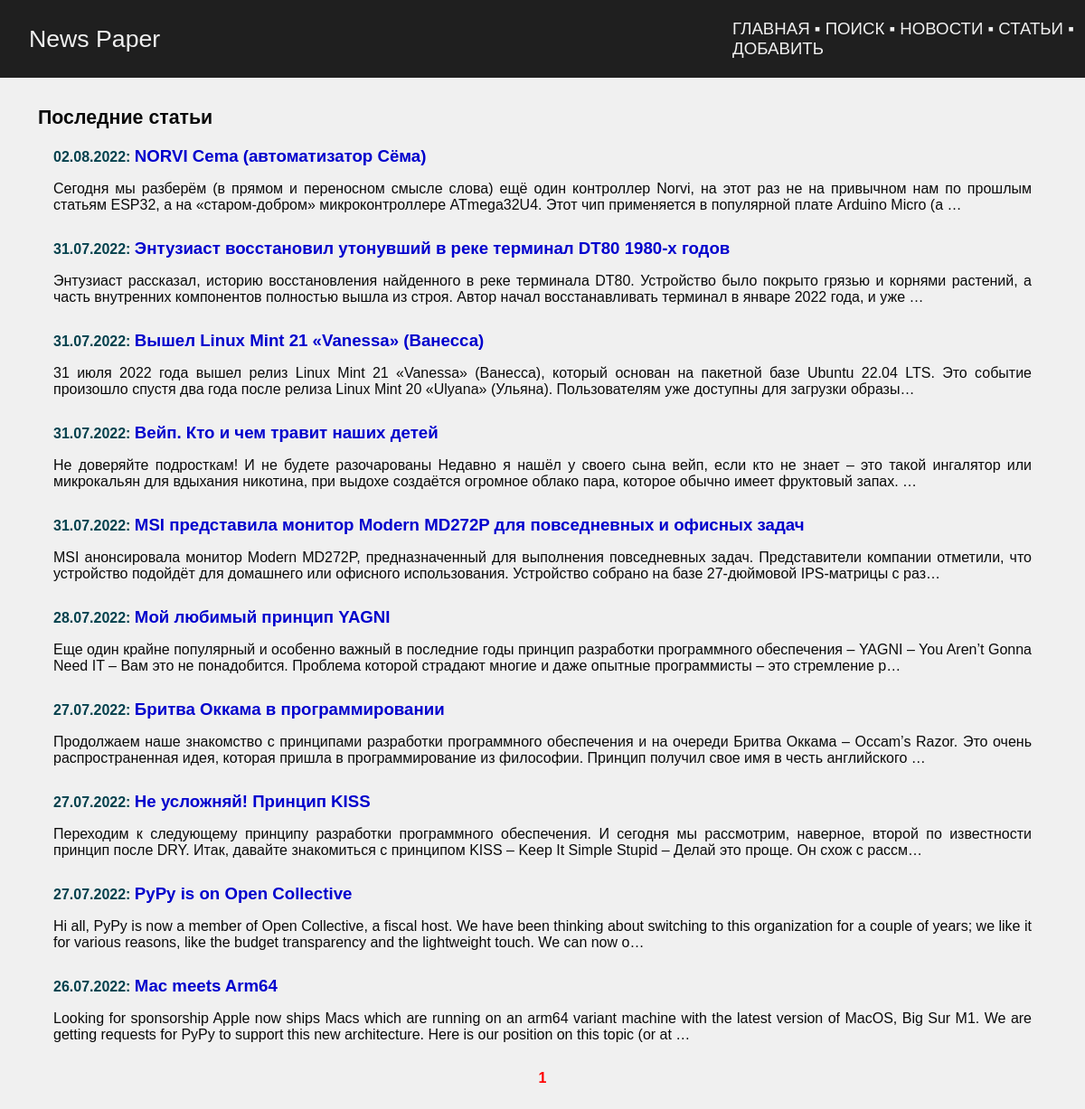
The app's page /articles/, older data.
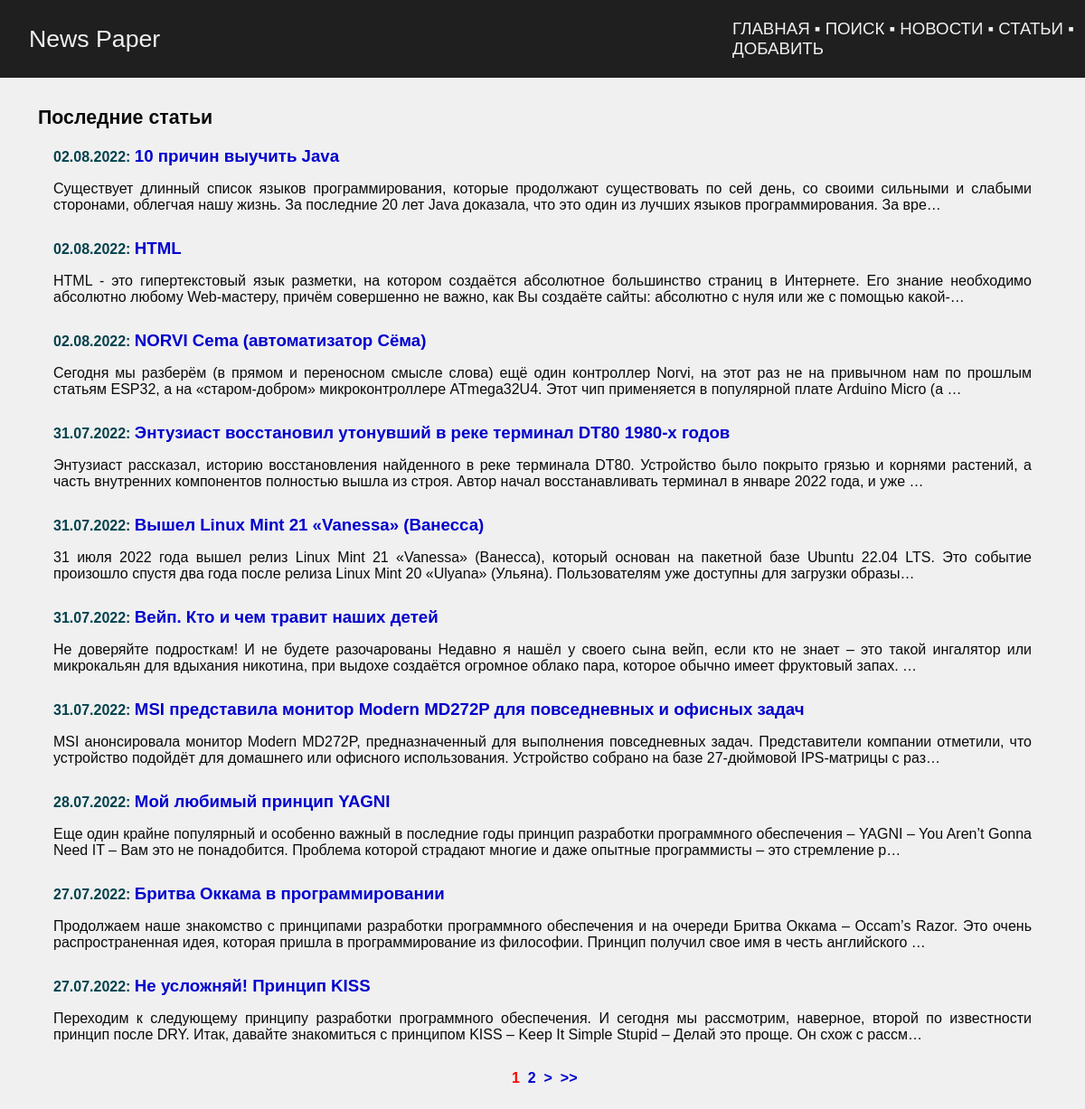
The same page, newer data.
### news/models.py (models this page shows, shortened)
class Post(models.Model):
    author_post = models.ForeignKey(
        Author, on_delete=models.CASCADE, verbose_name='Автор',
    )
    ARTICLE = 'ART'
    NEWS = 'NWS'
    CHOICE_CAT = [
        (ARTICLE, 'Статья'),
        (NEWS, 'Новость'),
    ]
    type_cat = models.CharField(
        max_length=3, choices=CHOICE_CAT, default=ARTICLE,
        verbose_name='Тип контента',
    )
    date_pub = models.DateTimeField(
        auto_now_add=True, verbose_name='Дата публикации',
    )
    post_cat = models.ManyToManyField(
        Category, through='PostCategory', verbose_name='Категория',
    )
    name = models.CharField(
        max_length=128,
        verbose_name='Название',
    )
    content = models.TextField(
        verbose_name='Контент',
    )
    content_rate = models.SmallIntegerField(
        default=0,
        verbose_name='Рейтинг',
    )
    class Meta:
        verbose_name = 'Пост'
        verbose_name_plural = 'Посты'

### news/views.py (the view)
# urls.py: path('articles/', ArticlesView.as_view(), name='articles'),
class ArticlesView(generic.ListView):
    queryset = Post.objects.filter(type_cat='ART')
    ordering = '-date_pub'
    template_name = 'articles.html'
    context_object_name = 'articles'
    paginate_by = 10

### news/templatetags/censor.py (called while the page is built)
@register.filter()
def censor(in_text):
    censured_text = in_text
    with open('static/json/bad_words.json', 'r') as censor_file:
        bad_text = json.load(censor_file)
    for word in censured_text.split():
        if word.lower() in bad_text:
            censured_text = censured_text.replace(
                word,
                f'{word[0]}{"*" * (len(word) - 1)}'
            )
    return censured_text

### news/templatetags/news_tags.py (called while the page is built)
@register.simple_tag(takes_context=True)
def url_replace(context, **kwargs):
    d = context['request'].GET.copy()
    for k, v in kwargs.items():
        d[k] = v
    return d.urlencode()

### templates/articles.html (shortened to what this page needs)
{% extends 'default.html' %}
{% load censor %}
{% load news_tags %}
{% block content %}
<table class="news">
    <tr>
        <th>Последние статьи</th>
    </tr>
    <tr>
        <td>
            <table>
            {% for nw in articles %}
            <tr>
                <td>
                    <span class="metanews">
                        {{ nw.date_pub|date:'d.m.Y' }}:
                    </span>
                    <a class="news_title" href="{% url 'news:detail' nw.id %}">
                        {{ nw.name|censor }}
                    </a>
                    <br>
                    <p>{{ nw.content|censor|truncatechars:250 }}</p>
                </td>
            </tr>
            {% endfor %}
            </table>
        </td>
    </tr>
</table>
<div class="pagination">
    <span class="current">&nbsp;{{ page_obj.number }}&nbsp;</span>
    {% if page_obj.has_next %}
        <a href="?{% url_replace page=page_obj.next_page_number %}">{{ page_obj.next_page_number }}</a>
        <a href="?{% url_replace page=page_obj.next_page_number %}">&nbsp;></a>
        <a href="?{% url_replace page=page_obj.paginator.num_pages %}">&nbsp;>></a>
    {% endif %}
</div>
{% endblock content %}

Row changes from the older to the newer data that the page shows:
no longer on this page (row unchanged): Post: date_pub "27.07.2022", name|censor "PyPy is on Open Collective", content|censor "Hi all, PyPy is now a member of Open Collective, a fiscal host. We have been thinking about switching to this organization for a couple of years; we like it for various reasons, like the budget transparency and the lightweight touch. We can now o…"
no longer on this page (row unchanged): Post: date_pub "26.07.2022", name|censor "Mac meets Arm64", content|censor "Looking for sponsorship Apple now ships Macs which are running on an arm64 variant machine with the latest version of MacOS, Big Sur M1. We are getting requests for PyPy to support this new architecture. Here is our position on this topic (or at …"
added Post: date_pub "02.08.2022", name|censor "10 причин выучить Java", content|censor "Существует длинный список языков программирования, которые продолжают существовать по сей день, со своими сильными и слабыми сторонами, облегчая нашу жизнь. За последние 20 лет Java доказала, что это один из лучших языков программирования. За вре…"
added Post: date_pub "02.08.2022", name|censor "HTML", content|censor "HTML - это гипертекстовый язык разметки, на котором создаётся абсолютное большинство страниц в Интернете. Его знание необходимо абсолютно любому Web-мастеру, причём совершенно не важно, как Вы создаёте сайты: абсолютно с нуля или же с помощью какой-…"
Text that changed along with them:
{{ page_obj.next_page_number }}: (not shown) → "2"
